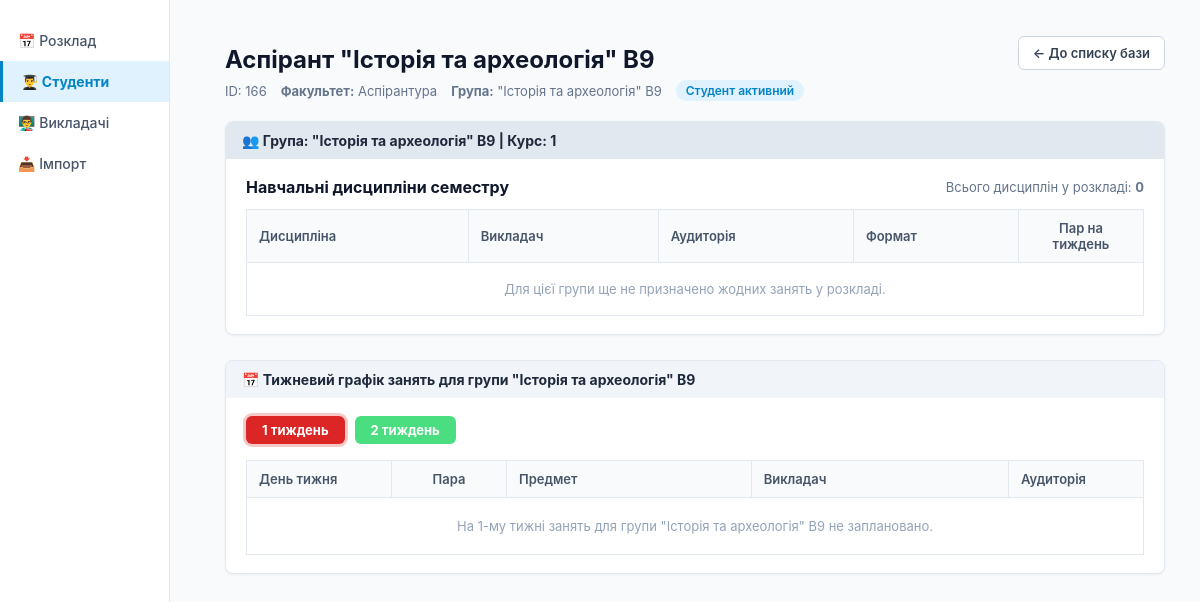
Screenshot of /students/166/schedule/ with the database file from the repository.
### scheduler/models.py (models this page shows, shortened)
class Student(models.Model):
    full_name = models.CharField(max_length=150, verbose_name="ПІБ студента")
    faculty = models.CharField(max_length=150, verbose_name="Факультет")
    course = models.PositiveSmallIntegerField(default=1, verbose_name="Курс")
    group_name = models.CharField(max_length=50, verbose_name="Група")

### scheduler/views.py (the view)
# urls.py: path('students/<int:student_id>/schedule/', views.student_schedule_view, name='student_schedule'),
def student_schedule_view(request, student_id):
    student = get_object_or_404(Student, id=student_id)
    current_week = int(request.GET.get('week', 1))
    all_items = ScheduleItem.objects.filter(week=current_week).select_related('teacher', 'subject', 'room')
    student_lessons = []
    for item in all_items:
        assigned_groups = [g.strip().lower() for g in item.groups.split(',')]
        if any(student.group_name.strip().lower() in ag for ag in assigned_groups) or not item.groups:
            student_lessons.append(item)
    day_map_order = {"Monday": 1, "Tuesday": 2, "Wednesday": 3, "Thursday": 4, "Friday": 5}
    student_lessons.sort(key=lambda x: (day_map_order.get(x.day, 9), x.period))
    return render(request, "student_schedule.html", {'student': student, 'current_week': current_week, 'lessons': student_lessons})

### scheduler/templates/student_schedule.html (shortened to what this page needs)
﻿{% load schedule_extras %}
<!DOCTYPE html>
<html lang="uk">
<head>
</head>
<body>
    <div class="sidebar">
        <a href="/" class="sidebar-item">📅 Розклад</a>
        <a href="/students/" class="sidebar-item active">👨‍🎓 Студенти</a>
        <a href="/teachers/" class="sidebar-item">👨‍🏫 Викладачі</a>
        <a href="/import/" class="sidebar-item">📥 Імпорт</a>
    </div>
    <div class="main-content">
        <div class="student-header">
            <div>
                <h1 class="student-name">{{ student.full_name }}</h1>
                <div class="student-meta">
                    <span>ID: {{ student.id }}</span>
                    <span><b>Факультет:</b> {{ student.faculty }}</span>
                    <span><b>Група:</b> {{ student.group_name }}</span>
                    <span class="badge-status">Студент активний</span>
                </div>
            </div>
            <div>
                <a href="/students/" class="btn-back">← До списку бази</a>
            </div>
        </div>
        <div class="card-container">
            <div class="card-header-bar">
                👥 Група: {{ student.group_name }} | Курс: {{ student.course }}
            </div>
            <div class="card-body">
                <div style="display: flex; justify-content: space-between; align-items: center; margin-bottom: 12px;">
                    <h3 style="margin: 0; font-size: 16px; color: #0f172a;">Навчальні дисципліни семестру</h3>
                    <span style="font-size: 13px; color: #64748b;">Всього дисциплін у розкладі: <b>{{ disciplines_summary|length }}</b></span>
                </div>
                <table>
                    <thead>
                        <tr>
                            <th>Дисципліна</th>
                            <th>Викладач</th>
                            <th>Аудиторія</th>
                            <th>Формат</th>
                            <th style="width: 100px; text-align: center;">Пар на тиждень</th>
                        </tr>
                    </thead>
                    <tbody>
                        {% for d in disciplines_summary %}
                        <tr>
                            <td style="font-weight: 600; color: #0284c7;">{{ d.title }}</td>
                            <td>{{ d.teacher }}</td>
                            <td><span class="tag-room">ауд. {{ d.room }}</span></td>
                            <td>
                                {% if d.is_stream %}<span class="tag-stream">Потокова лекція</span>{% else %}Групове заняття{% endif %}
                            </td>
                            <td style="text-align: center; font-weight: bold;">{{ d.count }}</td>
                        </tr>
                        {% empty %}
                        <tr>
                            <td colspan="5" style="text-align: center; color: #94a3b8; padding: 18px;">Для цієї групи ще не призначено жодних занять у розкладі.</td>
                        </tr>
                        {% endfor %}
                    </tbody>
                </table>
            </div>
        </div>
        <div class="card-container">
            <div class="card-header-bar" style="background: #f1f5f9;">
                📅 Тижневий графік занять для групи {{ student.group_name }}
            </div>
            <div class="card-body">
                <div class="week-toggle">
                    <a href="?week=1" class="week-link btn-w1 {% if current_week == 1 %}active{% endif %}">1 тиждень</a>
                    <a href="?week=2" class="week-link btn-w2 {% if current_week == 2 %}active{% endif %}">2 тиждень</a>
                </div>
                <table>
                    <thead>
                        <tr>
                            <th style="width: 120px;">День тижня</th>
                            <th style="width: 90px; text-align: center;">Пара</th>
                            <th>Предмет</th>
                            <th>Викладач</th>
                            <th style="width: 110px;">Аудиторія</th>
                        </tr>
                    </thead>
                    <tbody>
                        {% for l in lessons %}
                        <tr>
                            <td style="font-weight: 600;">{{ l.get_day_display }}</td>
                            <td style="text-align: center; font-weight: bold;">{{ l.period }} пара</td>
                            <td style="font-weight: 600;">
                                {{ l.subject.title }}
                                {% if l.is_stream %}<span class="tag-stream" style="margin-left: 6px;">ПОТІК</span>{% endif %}
                            </td>
                            <td>{{ l.teacher.name }}</td>
                            <td>
                                {% if l.room %}<span class="tag-room">ауд. {{ l.room.number }}</span>{% else %}—{% endif %}
                            </td>
                        </tr>
                        {% empty %}
                        <tr>
                            <td colspan="5" style="text-align: center; color: #94a3b8; padding: 20px;">
                                На {{ current_week }}-му тижні занять для групи {{ student.group_name }} не заплановано.
                            </td>
                        </tr>
                        {% endfor %}
                    </tbody>
                </table>
            </div>
        </div>
    </div>
</body>
</html>

### scheduler/templates/student_schedule.html (style rules this page uses)
body { font-family: -apple-system, BlinkMacSystemFont, "Segoe UI", Roboto, sans-serif; margin: 0; background: #f8fafc; color: #0f172a; }
.sidebar { position: fixed; top: 0; left: 0; width: 170px; height: 100vh; border-right: 1px solid #e2e8f0; padding-top: 20px; background: #fff; box-sizing: border-box; }
.sidebar-item { padding: 12px 18px; display: flex; align-items: center; gap: 8px; color: #475569; text-decoration: none; font-size: 14px; font-weight: 500; }
.sidebar-item.active { background: #e0f2fe; color: #0284c7; font-weight: bold; border-left: 3px solid #0284c7; }
.main-content { margin-left: 190px; padding: 25px 35px; max-width: 1100px; }
.student-header { display: flex; justify-content: space-between; align-items: flex-start; margin-bottom: 20px; }
.student-name { font-size: 24px; font-weight: 700; color: #0f172a; margin: 0 0 6px 0; }
.student-meta { font-size: 13px; color: #64748b; display: flex; gap: 14px; align-items: center; }
.badge-status { background: #e0f2fe; color: #0284c7; padding: 3px 10px; border-radius: 12px; font-size: 12px; font-weight: 600; }
.btn-back { background: #fff; border: 1px solid #cbd5e1; color: #334155; padding: 8px 14px; border-radius: 6px; text-decoration: none; font-size: 13px; font-weight: 600; }
.card-container { background: #fff; border: 1px solid #e2e8f0; border-radius: 8px; box-shadow: 0 1px 3px rgba(0,0,0,0.05); overflow: hidden; margin-bottom: 25px; }
.card-header-bar { background: #e2e8f0; color: #1e293b; padding: 10px 16px; font-size: 14px; font-weight: 700; display: flex; align-items: center; gap: 8px; }
.card-body { padding: 18px 20px; }
.week-toggle { display: flex; gap: 10px; margin-bottom: 16px; }
.week-link { text-decoration: none; padding: 6px 16px; border-radius: 6px; font-weight: 700; font-size: 13px; color: #fff; }
.btn-w1 { background: #f87171; }
.btn-w1.active { background: #dc2626; box-shadow: 0 0 0 3px rgba(220, 38, 38, 0.25); }
.btn-w2 { background: #4ade80; }
table { width: 100%; border-collapse: collapse; margin-top: 10px; }
th, td { border: 1px solid #e2e8f0; padding: 10px 12px; text-align: left; font-size: 13px; }
th { background: #f8fafc; color: #475569; font-weight: 600; }

### rows the page displays
Student: full_name "Аспірант \"Історія та археологія\" В9", id "166", faculty "Аспірантура", group_name "\"Історія та археологія\" В9", course "1"

### other values shown
{{ disciplines_summary|length }} "0"
{{ current_week }} "1"
